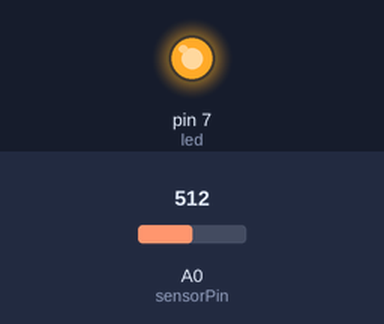
Recording of a sketch running on a simulated Arduino Uno, built with avr-gcc and run on an emulated ATmega328P. On the bench: output pins drawn as LEDs (lit = HIGH). The inputs (shaded band) are chosen by the test bench; at power-on: A0 (sensorPin) = 512. What the sketch prints to the serial monitor is not drawn.

Above: at 0.1 s.
Timing chart, 0 to 1.6 s (numbered marks = the images above):
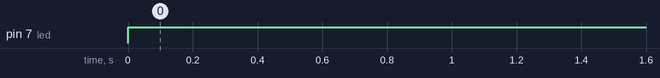

Measured:
- by itself, pin 7 (led): LOW → HIGH at 0.00 s

The sketch:

hamming_servidor.ino
```cpp
const int sensorPin = A0;
const int led = 7;

const int G[4][7] = {
  {1, 1, 0, 1, 0, 0, 0},
  {0, 1, 1, 0, 1, 0, 0},
  {0, 0, 1, 0, 0, 1, 0},
  {1, 1, 1, 0, 0, 0, 1}
};

int m[4];  // Arreglo para almacenar los valores binarios de 4 bits
bool codigo[7]; // Arreglo booleano a enviar

void setup() {
  pinMode(led, OUTPUT);
  Serial.begin(9600);
}

void loop() {
  // Toma de temperatura
  int sensorValue = analogRead(sensorPin);
  //float voltage = sensorValue * (5.0 / 1024.0);
  int temperatureC = (sensorValue * 5.0 / 1024) * 100;

  // Redondeo de la temperatura y ajuste del rango
  temperatureC = round(temperatureC);
  if (temperatureC <= 16) {
    temperatureC = 16;
  } else if (temperatureC >= 31) {
    temperatureC = 31;
  }

  // Imprimir la temperatura
  /*Serial.print("Temperatura: ");
  Serial.print(temperatureC);
  Serial.println();*/
  //Serial.print(" C - Binario: ");

  // Imprimir la temperatura redondeada en formato binario
  for (int i = 3; i >= 0; i--) {
    m[i] = (temperatureC & (1 << i)) ? 1 : 0;
    //Serial.print(m[i]);
  }

  // Crear una copia invertida en el mismo array
  for (int i = 0; i < 2; i++) {
    int temp = m[i];
    m[i] = m[3 - i];
    m[3 - i] = temp;
  }

  // Imprimir la copia invertida
  /*Serial.print(" - Copia invertida: ");
  for (int i = 0; i < 4; i++) {
    Serial.print(m[i]);
  }*/


  // Creacion de la nueva matriz
  int nuevaG[4][7];
  for (int i = 0; i < 4; i++) {
    if (m[i] == 1) {
      for (int j = 0; j < 7; j++) {
        nuevaG[i][j] = G[i][j];
      }
    } else {
      for (int j = 0; j < 7; j++) {
        nuevaG[i][j] = 0;
      }
    }
  }

  // Realiza la operación XOR por filas en nuevaG
  for (int fila = 0; fila < 3; fila++) { // Cambiado a 3 filas para (7,4)
    // Realiza el XOR de la fila actual con la siguiente
    for (int columna = 0; columna < 7; columna++) {
      nuevaG[fila + 1][columna] ^= nuevaG[fila][columna];
    }
  }

  // Almacena el resultado de la última operación XOR en el vector "codigo"
  for (int i = 0; i < 7; i++) {
    codigo[i] = static_cast<bool>(nuevaG[3][i]);
  }

  // Imprime cada elemento del vector "codigo" antes de enviarlo
  //Serial.print(" - Transmitir: ");
  for (int i = 0; i < 7; i++) {
    Serial.print(codigo[i]);
  }
  //Serial.println();

  digitalWrite(led, HIGH);
  //delay(100);
}
```
